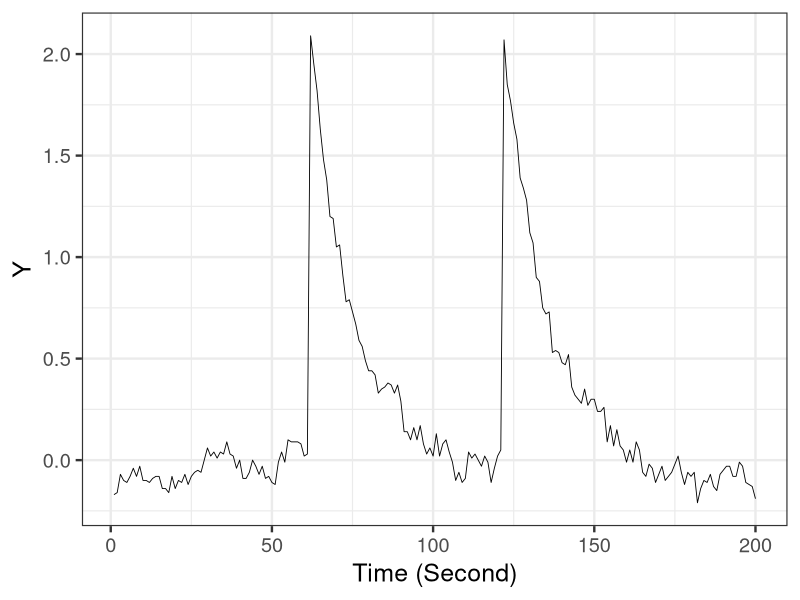

Here is the R script that generated this plot:
library(ggplot2)

d <- read.csv('input/data-pulse.csv')

p <- ggplot() +
  theme_bw(base_size=18) +
  geom_line(data=d, aes(x=X, y=Y), size=0.3) +
  labs(x='Time (Second)', y='Y')
ggsave(p, file='output/fig11-10.png', dpi=300, w=3.5, h=3)
